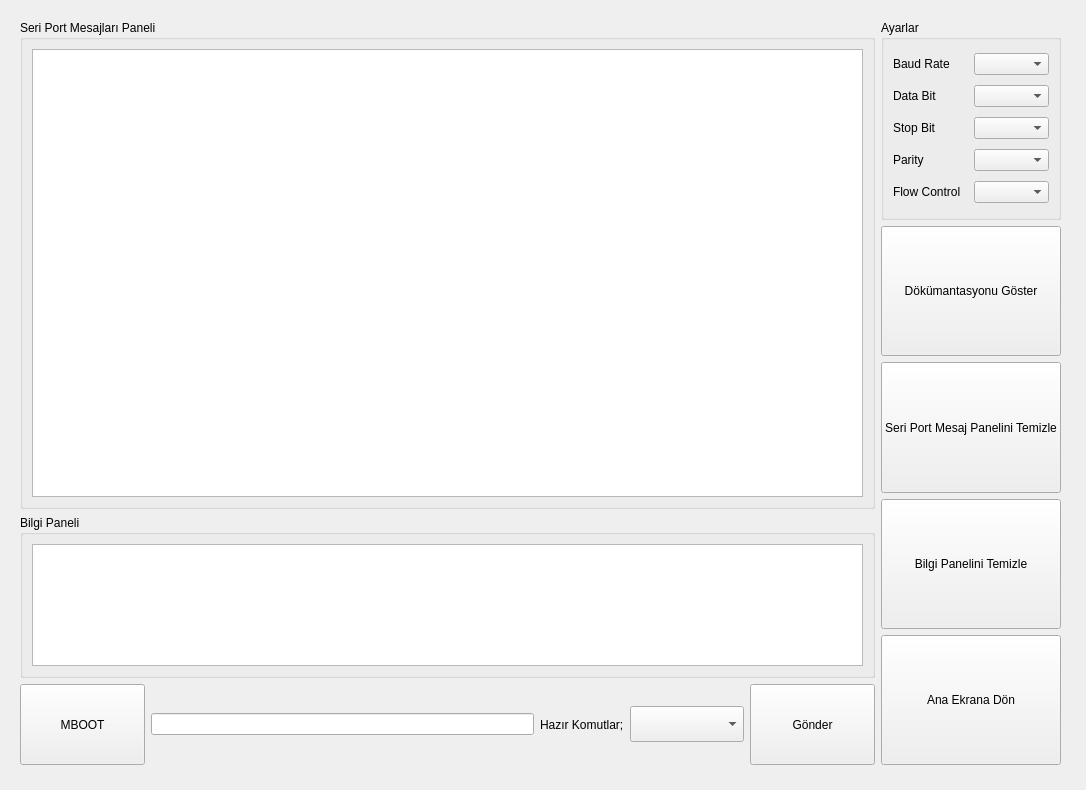
<?xml version="1.0" encoding="UTF-8"?>
<ui version="4.0">
 <class>logScreenWindow</class>
 <widget class="QWidget" name="logScreenWindow">
  <property name="geometry">
   <rect>
    <x>0</x>
    <y>0</y>
    <width>1086</width>
    <height>790</height>
   </rect>
  </property>
  <property name="windowTitle">
   <string>Form</string>
  </property>
  <widget class="QWidget" name="layoutWidget">
   <property name="geometry">
    <rect>
     <x>20</x>
     <y>20</y>
     <width>1041</width>
     <height>745</height>
    </rect>
   </property>
   <layout class="QHBoxLayout" name="horizontalLayout_17">
    <property name="sizeConstraint">
     <enum>QLayout::SizeConstraint::SetDefaultConstraint</enum>
    </property>
    <property name="leftMargin">
     <number>0</number>
    </property>
    <item>
     <layout class="QVBoxLayout" name="verticalLayout_6" stretch="6,2,1">
      <item>
       <widget class="QGroupBox" name="groupBox_4">
        <property name="title">
         <string>Seri Port Mesajları Paneli</string>
        </property>
        <layout class="QVBoxLayout" name="verticalLayout_2">
         <item>
          <widget class="QPlainTextEdit" name="serialMessages"/>
         </item>
        </layout>
       </widget>
      </item>
      <item>
       <widget class="QGroupBox" name="groupBox_3">
        <property name="title">
         <string>Bilgi Paneli</string>
        </property>
        <layout class="QVBoxLayout" name="verticalLayout">
         <item>
          <widget class="QPlainTextEdit" name="infoMessages"/>
         </item>
        </layout>
       </widget>
      </item>
      <item>
       <layout class="QHBoxLayout" name="horizontalLayout_3">
        <item>
         <widget class="QPushButton" name="mBootButton">
          <property name="sizePolicy">
           <sizepolicy hsizetype="Minimum" vsizetype="Minimum">
            <horstretch>0</horstretch>
            <verstretch>0</verstretch>
           </sizepolicy>
          </property>
          <property name="minimumSize">
           <size>
            <width>125</width>
            <height>0</height>
           </size>
          </property>
          <property name="text">
           <string>MBOOT</string>
          </property>
         </widget>
        </item>
        <item>
         <widget class="QLineEdit" name="messageLine"/>
        </item>
        <item>
         <widget class="QLabel" name="label">
          <property name="text">
           <string>Hazır Komutlar;</string>
          </property>
         </widget>
        </item>
        <item>
         <widget class="QComboBox" name="presetCommandBox">
          <property name="enabled">
           <bool>true</bool>
          </property>
          <property name="minimumSize">
           <size>
            <width>0</width>
            <height>0</height>
           </size>
          </property>
          <property name="sizeIncrement">
           <size>
            <width>0</width>
            <height>0</height>
           </size>
          </property>
          <property name="baseSize">
           <size>
            <width>0</width>
            <height>0</height>
           </size>
          </property>
          <property name="font">
           <font>
            <pointsize>18</pointsize>
            <bold>false</bold>
           </font>
          </property>
          <property name="iconSize">
           <size>
            <width>16</width>
            <height>16</height>
           </size>
          </property>
         </widget>
        </item>
        <item>
         <widget class="QPushButton" name="sendButton">
          <property name="sizePolicy">
           <sizepolicy hsizetype="Minimum" vsizetype="Minimum">
            <horstretch>0</horstretch>
            <verstretch>0</verstretch>
           </sizepolicy>
          </property>
          <property name="minimumSize">
           <size>
            <width>125</width>
            <height>0</height>
           </size>
          </property>
          <property name="text">
           <string>Gönder</string>
          </property>
         </widget>
        </item>
       </layout>
      </item>
     </layout>
    </item>
    <item>
     <layout class="QVBoxLayout" name="settings_layout" stretch="0,0,0,0,0">
      <item>
       <widget class="QGroupBox" name="groupBox_2">
        <property name="sizePolicy">
         <sizepolicy hsizetype="Preferred" vsizetype="Minimum">
          <horstretch>0</horstretch>
          <verstretch>0</verstretch>
         </sizepolicy>
        </property>
        <property name="minimumSize">
         <size>
          <width>0</width>
          <height>200</height>
         </size>
        </property>
        <property name="title">
         <string>Ayarlar</string>
        </property>
        <layout class="QVBoxLayout" name="verticalLayout_5">
         <item>
          <layout class="QHBoxLayout" name="horizontalLayout_4">
           <item>
            <widget class="QLabel" name="label_2">
             <property name="text">
              <string>Baud Rate</string>
             </property>
            </widget>
           </item>
           <item>
            <widget class="QComboBox" name="baudRateBox"/>
           </item>
          </layout>
         </item>
         <item>
          <layout class="QHBoxLayout" name="horizontalLayout_8">
           <item>
            <widget class="QLabel" name="label_5">
             <property name="text">
              <string>Data Bit</string>
             </property>
            </widget>
           </item>
           <item>
            <widget class="QComboBox" name="dataBitBox"/>
           </item>
          </layout>
         </item>
         <item>
          <layout class="QHBoxLayout" name="horizontalLayout_7">
           <item>
            <widget class="QLabel" name="label_4">
             <property name="text">
              <string>Stop Bit</string>
             </property>
            </widget>
           </item>
           <item>
            <widget class="QComboBox" name="stopBitBox"/>
           </item>
          </layout>
         </item>
         <item>
          <layout class="QHBoxLayout" name="horizontalLayout_6">
           <item>
            <widget class="QLabel" name="label_3">
             <property name="sizePolicy">
              <sizepolicy hsizetype="Preferred" vsizetype="Preferred">
               <horstretch>0</horstretch>
               <verstretch>0</verstretch>
              </sizepolicy>
             </property>
             <property name="text">
              <string>Parity</string>
             </property>
            </widget>
           </item>
           <item>
            <widget class="QComboBox" name="parityBox"/>
           </item>
          </layout>
         </item>
         <item>
          <layout class="QHBoxLayout" name="horizontalLayout_5">
           <item>
            <widget class="QLabel" name="label_6">
             <property name="enabled">
              <bool>true</bool>
             </property>
             <property name="sizePolicy">
              <sizepolicy hsizetype="Preferred" vsizetype="Preferred">
               <horstretch>0</horstretch>
               <verstretch>0</verstretch>
              </sizepolicy>
             </property>
             <property name="text">
              <string>Flow Control</string>
             </property>
             <property name="scaledContents">
              <bool>false</bool>
             </property>
            </widget>
           </item>
           <item>
            <widget class="QComboBox" name="flowControlBox"/>
           </item>
          </layout>
         </item>
        </layout>
       </widget>
      </item>
      <item>
       <widget class="QPushButton" name="showDialogsButton">
        <property name="sizePolicy">
         <sizepolicy hsizetype="Minimum" vsizetype="Minimum">
          <horstretch>0</horstretch>
          <verstretch>0</verstretch>
         </sizepolicy>
        </property>
        <property name="text">
         <string>Dökümantasyonu Göster</string>
        </property>
       </widget>
      </item>
      <item>
       <widget class="QPushButton" name="clearMessagePanelButton">
        <property name="sizePolicy">
         <sizepolicy hsizetype="Minimum" vsizetype="Minimum">
          <horstretch>0</horstretch>
          <verstretch>0</verstretch>
         </sizepolicy>
        </property>
        <property name="text">
         <string>Seri Port Mesaj Panelini Temizle</string>
        </property>
       </widget>
      </item>
      <item>
       <widget class="QPushButton" name="clearInfoPanelButton">
        <property name="sizePolicy">
         <sizepolicy hsizetype="Minimum" vsizetype="Minimum">
          <horstretch>0</horstretch>
          <verstretch>0</verstretch>
         </sizepolicy>
        </property>
        <property name="text">
         <string>Bilgi Panelini Temizle</string>
        </property>
       </widget>
      </item>
      <item>
       <widget class="QPushButton" name="logScreenBackButton">
        <property name="sizePolicy">
         <sizepolicy hsizetype="Minimum" vsizetype="Minimum">
          <horstretch>0</horstretch>
          <verstretch>0</verstretch>
         </sizepolicy>
        </property>
        <property name="text">
         <string>Ana Ekrana Dön</string>
        </property>
       </widget>
      </item>
     </layout>
    </item>
   </layout>
  </widget>
 </widget>
 <resources/>
 <connections/>
</ui>
